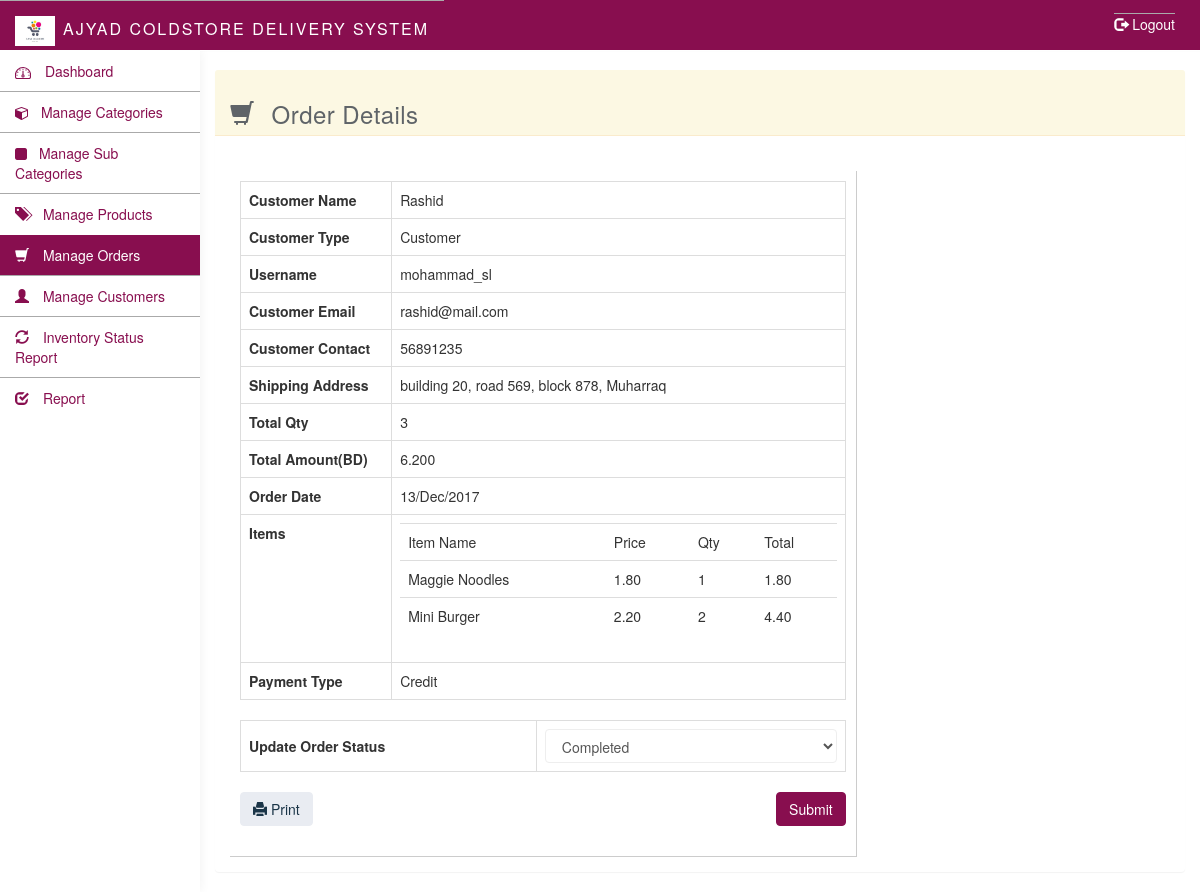
The app's page /admin/edit_order.php?edit_id=83 (signed in) with its own data.
### tables this page shows
CREATE TABLE `orders` (
  `order_id` int(11) NOT NULL,
  `order_date` datetime NOT NULL,
  `customer_id` int(11) NOT NULL,
  `grand_total` varchar(255) NOT NULL,
  `total_qty` int(11) NOT NULL,
  `payment_type` int(11) NOT NULL,
  `order_type` int(11) NOT NULL,
  `process_status` int(11) NOT NULL,
  `order_status` int(11) NOT NULL,
  `customer_name` varchar(255) NOT NULL,
  `customer_email` varchar(255) NOT NULL,
  `customer_contact` varchar(255) NOT NULL,
  `customer_ship_address` text NOT NULL
);

CREATE TABLE `customers` (
  `id` int(11) NOT NULL,
  `employee_id` varchar(255) NOT NULL,
  `fullname` varchar(255) NOT NULL,
  `email` varchar(255) NOT NULL,
  `contact` varchar(255) NOT NULL,
  `address` text NOT NULL,
  `credit` varchar(255) NOT NULL DEFAULT '0',
  `password` varchar(255) NOT NULL,
  `created_date` datetime NOT NULL DEFAULT CURRENT_TIMESTAMP,
  `is_active` tinyint(1) NOT NULL DEFAULT '1',
  `status` tinyint(1) NOT NULL DEFAULT '1'
);

CREATE TABLE `order_item` (
  `order_item_id` int(11) NOT NULL,
  `order_id` int(11) NOT NULL,
  `product_id` int(11) NOT NULL,
  `quantity` varchar(255) NOT NULL,
  `rate` varchar(255) NOT NULL,
  `total` varchar(255) NOT NULL,
  `order_item_status` int(11) NOT NULL
);

CREATE TABLE `products` (
  `id` int(11) NOT NULL,
  `subcategory_id` int(11) NOT NULL,
  `category_id` int(11) NOT NULL,
  `product_code` varchar(255) NOT NULL,
  `product_name` varchar(255) NOT NULL,
  `product_price` varchar(255) NOT NULL,
  `product_desc` text NOT NULL,
  `image_1` varchar(255) NOT NULL,
  `image_2` varchar(255) NOT NULL,
  `image_3` varchar(255) NOT NULL,
  `qty` int(11) NOT NULL,
  `stock_status` tinyint(4) NOT NULL,
  `product_status` tinyint(4) NOT NULL,
  `status` tinyint(1) NOT NULL DEFAULT '1',
  `created_date` datetime NOT NULL,
  `modified_date` datetime NOT NULL
);

### functions.php (called while the page is built, shortened)
<?php
function getEmployeeIDFromId($con, $customerId){
  $sql = "SELECT employee_id FROM customers
  WHERE id = $customerId";
  $rs = mysqli_query($con, $sql);
  return mysqli_fetch_row($rs)[0];
}
function getProductNameFromId($con, $product_id){
  $sql = "SELECT product_name FROM products
  WHERE id = $product_id";
  $rs = mysqli_query($con, $sql);
  return mysqli_fetch_row($rs)[0];
}
function getOrderItemQty($con, $order_id){
    $sql = "SELECT SUM(quantity) FROM order_item WHERE order_id = $order_id";
    $result = mysqli_query($con, $sql);
    return mysqli_fetch_row($result)[0];
}
?>

### admin/edit_order.php (the view, shortened to what this page needs)
<?php require_once 'includes/header.php'; ?>
<?php
    $edit = null;
    if($_GET['edit_id']){
        $edit_id = $_GET['edit_id'];
        $selSql = "SELECT * FROM orders
        WHERE order_id = $edit_id";
        $rs = mysqli_query($con, $selSql);
        $edit = mysqli_fetch_assoc($rs);
    }else{
        header('location: orders.php?success=false&msg=Requested record not found !');
    }
 ?>
    <div class="col-sm-9 col-sm-offset-3 col-lg-10 col-lg-offset-2 main">
        <div class="row">
            <ol class="breadcrumb top-bar-margin">
                <li><a href="orders.php"><span class="glyphicon glyphicon-shopping-cart"></span> </a></li>
                <li class="active">Manage Orders</li>
            </ol>
        </div>
        <br>
        <div class="panel panel-warning">
        <div class="panel-heading">
            <h3><span class="glyphicon glyphicon-shopping-cart"></span> Order Details</h3>
            <div id="errorDiv" class="col-sm-8 col-sm-offset-2">
      </div>
      <div class="clearfix"></div>
        </div>
        <div class="panel-body">
            <br>
            <div class="col-sm-8"  style="padding: 10px; border-right: 1px solid #ccc;border-bottom: 1px solid #ccc">
                <form action="" method="post">
                <div id="printableArea">
                <table class="table table-bordered">
                    <tbody >
                        <tr>
                            <th>
                             Customer Name
                            </th>
                            <td>
                                <?= $edit['customer_name']?>
                            </td>
                        </tr>
                        <tr>
                            <th style="width: 25%">
                             Customer Type
                            </th>
                            <td>
                                <?php echo ($edit['customer_id'] == -1) ? 'Guest' : 'Customer'?>
                            </td>
                        </tr>
                        <?php
                        if($edit['customer_id'] != -1){
                         ?>
                        <tr>
                            <th>
                             Username
                            </th>
                            <td>
                                <?php echo getEmployeeIDFromId($con, $edit['customer_id']) ?>
                            </td>
                        </tr>
                        <?php } ?>
                        <tr>
                            <th>
                             Customer Email
                            </th>
                            <td>
                                <?= $edit['customer_email']?>
                            </td>
                        </tr>
                        <tr>
                            <th>
                             Customer Contact
                            </th>
                            <td>
                                <?= $edit['customer_contact']?>
                            </td>
                        </tr>
                        <tr>
                            <th>
                             Shipping Address
                            </th>
                            <td>
                                <?= $edit['customer_ship_address']?>
                            </td>
                        </tr>
                        <tr>
                            <th>
                             Total Qty
                            </th>
                            <td>
                                <?=getOrderItemQty($con, $edit['order_id']) ?>
                            </td>
                        </tr>
                        <tr>
                            <th>
                             Total Amount(BD)
                            </th>
                            <td>
                                <?= number_format($edit['grand_total'], 3)?>
                            </td>
                        </tr>
                        <tr>
                            <th>
                             Order Date
                            </th>
                            <td>
                                <?=date('d/M/Y', strtotime($edit['order_date'])) ?>
                            </td>
                        </tr>
                        <tr>
                            <th>
                             Items
                            </th>
                            <td>
                                <table class="table">
                                    <tr>
                                        <td>Item Name</td>
                                        <td>Price</td>
                                        <td>Qty</td>
                                        <td>Total</td>
                                    </tr>
                                    <?php
                                        $sql = "SELECT * FROM order_item
                                        WHERE order_id = {$edit['order_id']}";
                                        $rs = mysqli_query($con, $sql);
                                        while ($row = mysqli_fetch_assoc($rs)) {
                                             echo '<tr>
                                        <td>'.ucfirst(getProductNameFromId($con,$row['product_id'])).'</td>
                                        <td>'.number_format($row['rate'], 2).'</td>
                                        <td>'.$row['quantity'].'</td>
                                        <td>'.number_format($row['total'], 2).'</td>
                                    </tr>';
                                         }
                                     ?>
                                </table>
                            </td>
                        </tr>
                        <tr>
                            <th style="width: 25%">
                             Payment Type
                            </th>
                            <td>
                                <?php echo ($edit['payment_type'] == 1) ? 'Cash' :'Credit'?>
                            </td>
                        </tr>
                    </tbody>
                </table>
                </div>
                <table class="table table-bordered">
                    <tbody>
                        <tr>
                            <th style="vertical-align: middle;">Update Order Status</th>
                            <td>
                            <select class="form-control" name="status" id="" required>
                                <option value="2" <?=($edit['process_status'] == 2) ? 'selected' : '' ?>>Completed</option>
                            </select>
                            </td>
                        </tr>
                    </tbody>
                </table>
                <button id="printBtn" type="button"  class="btn btn-default"> <span class="glyphicon glyphicon-print"></span> Print</button>
                <div class="pull-right">
                    <button class="btn btn-primary">Submit</button>
                    </div>
                </form>
                <br>
            </div>
        </div>
      </div>
    </div>
</body>
</html>

### admin/css/styles.css (style rules this page uses)
h1, h2, h3, h4, h5, h6 { color: #5f6468; }
h3, h4 { font-weight: 300; }
.form-control { border: 1px solid #eee; box-shadow: none; }
.btn-default, .btn-default:hover, .btn-default:focus, .btn-default:active, .btn-default.active, .open > .dropdown-toggle.btn-default, .btn-default.disabled, .btn-default[disabled], fieldset[disabled] .btn-default, .btn-default.disabled:hover, .btn-default[disabled]:hover, fieldset[disabled] .btn-default:hover, .btn-default.disabled:focus, .btn-default[disabled]:focus, fieldset[disabled] .btn-default:focus, .btn-default.disabled:active, .btn-default[disabled]:active, fieldset[disabled] .btn-default:active, .btn-default.disabled.active, .btn-default[disabled].active, fieldset[disabled] .btn-default.active { background-color: #e9ecf2; border-color: #e9ecf2; color: #1b3548; }
.btn-primary, .btn-primary:hover, .btn-primary:focus, .btn-primary:active, .btn-primary.active, .open > .dropdown-toggle.btn-primary, .btn-primary.disabled, .btn-primary[disabled], fieldset[disabled] .btn-primary, .btn-primary.disabled:hover, .btn-primary[disabled]:hover, fieldset[disabled] .btn-primary:hover, .btn-primary.disabled:focus, .btn-primary[disabled]:focus, fieldset[disabled] .btn-primary:focus, .btn-primary.disabled:active, .btn-primary[disabled]:active, fieldset[disabled] .btn-primary:active, .btn-primary.disabled.active, .btn-primary[disabled].active, fieldset[disabled] .btn-primary.active { background-color: #880E4F; border-color: #880E4F; }
.panel { border: 0; }
.panel-heading { font-size: 18px; font-weight: 300; letter-spacing: 0.025em; height: 66px; line-height: 45px; }
.breadcrumb { border-radius: 0; padding: 10px 15px; background: #e9ecf2; box-shadow: 0 1px 1px rgba(0, 0, 0, .05); margin: 0 ; }
.top-bar-margin { margin-top:10px; }
.panel-heading .glyphicon { margin-right: 10px; }
.table { background: #fff; }

### records on screen
orders: customer_name "Rashid", customer.employee_id "mohammad_sl", customer_email "rashid@mail.com", customer_contact "56891235", customer_ship_address "building 20, road 569, block 878, Muharraq", grand_total "6.200", order_date "13/Dec/2017", status "Completed"
order_item: product.product_name "Maggie Noodles", rate "1.80", quantity "1", total "1.80"
order_item: product.product_name "Mini Burger", rate "2.20", quantity "2", total "4.40"

### other values on screen
constant("SYSTEM_NAME") "AJYAD COLDSTORE DELIVERY SYSTEM"
getOrderItemQty($con, $edit['order_id']) "3"
